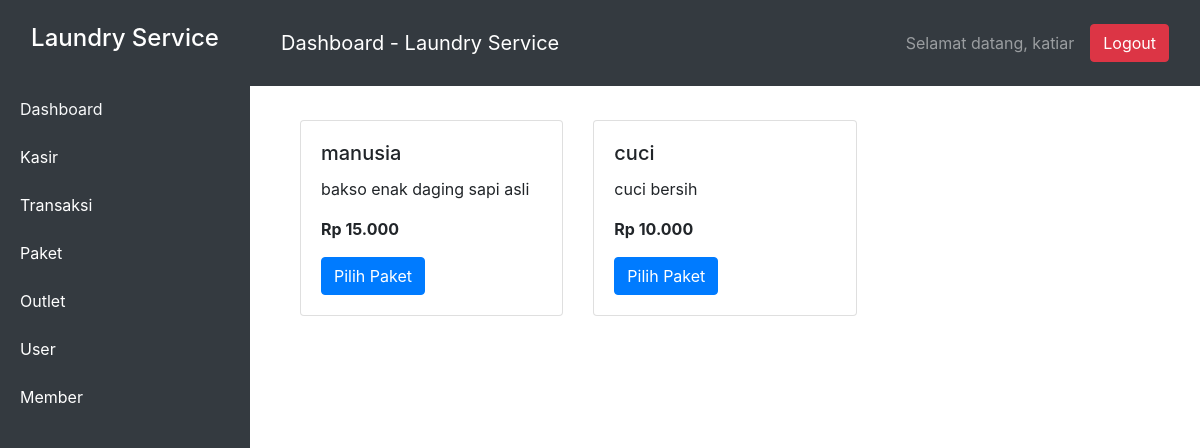
/view/kasir.php (signed in), run on the app's committed database.
### tables this page shows
CREATE TABLE `paket` (
  `id` int(100) NOT NULL,
  `id_outlet` int(11) NOT NULL,
  `jenis` varchar(50) NOT NULL,
  `nama` varchar(50) NOT NULL,
  `deskripsi` varchar(100) NOT NULL,
  `harga` int(11) NOT NULL
);

### database/database.php (called while the page is built, shortened)
<?php
class Database
{
    private $host = 'localhost';
    private $username = 'root';
    private $password = '';
    private $dbname = 'laundry';
    protected $connect;
    public function __construct()
    {
        $this->connect = new mysqli($this->host, $this->username, $this->password, $this->dbname);
    }
    private function getParamType($param)
    {
        if (is_int($param)) {
            return 'i';
        } elseif (is_double($param) || is_float($param)) {
            return 'd';
        } elseif (is_string($param)) {
            return 's';
        } elseif (is_bool($param)) {
            return 'b';
        }
        return null;
    }
    public function find($table, $column, $param)
    {
        $type = $this->getParamType($param);
        if ($column === "id" || $column === "id_outlet" || $column === "id_transaksi") {
            $sql = "SELECT * FROM $table WHERE md5($column) = ?";
        } else {
            $sql = "SELECT * FROM $table WHERE $column = ?";
        }
        $stmt = $this->connect->prepare($sql);
        $stmt->bind_param($type, $param);
        $stmt->execute();
        $result = $stmt->get_result();
        return $result;
    }
}

### controller/paketController.php (called while the page is built, shortened)
<?php
include __DIR__.'/../model/paket.php';
class paketController
{
    private $model;
    public function __construct()
    {
        $this->model = new paketModel;
    }
    public function show($id)
    {
        $show = $this->model->show($id);
        $show = $show->fetch_all(MYSQLI_ASSOC);
        return $show;
    }
}

### model/paket.php (called while the page is built, shortened)
<?php
include __DIR__.'/../database/database.php';
class paketModel extends Database
{
    private $table = 'paket';
    private $columns = ['id','id_outlet','jenis','nama','deskripsi','harga'];
    public function show($id)
    {
        $show = $this -> find($this->table,$this->columns[1],$id);
        return $show;
    }
}

### view/kasir.php (the view, shortened to what this page needs)
<?php
include __DIR__.'/../controller/paketController.php';
$data = new paketController;
$show = $data->show(md5(isset($_SESSION['admin']['id_outlet']) ? $_SESSION['admin']['id_outlet'] : $_SESSION['kasir']['id_outlet']));
?>
<!DOCTYPE html>
<html lang="id">
<head>
    <link rel="stylesheet" href="https://stackpath.bootstrapcdn.com/bootstrap/4.5.2/css/bootstrap.min.css">
</head>
<body>
    <div class="wrapper">
        <nav id="sidebar">
            <div class="sidebar-header text-center py-4">
                <h4>Laundry Service</h4>
            </div>
            <ul class="list-group">
                <?php
                if(isset($_SESSION['admin'])){
                ?>
                <a href="index.php" class="text-light"><li class="list-group-item">Dashboard</a></li>
                <a href="kasir.php" class="text-light"><li class="list-group-item">Kasir</li></a>
                <a href="transaksi.php" class="text-light"><li class="list-group-item">Transaksi</li></a>
                <a href="paket.php" class="text-light"><li class="list-group-item">Paket</li></a>
                <a href="outlet.php" class="text-light"><li class="list-group-item">Outlet</li></a>
                <a href="user.php" class="text-light"><li class="list-group-item">User</li></a>
                <a href="member.php" class="text-light"><li class="list-group-item">Member</li></a>
                <?php
                    }
                ?>
            </ul>
        </nav>
        <header id="header">
            <nav class="navbar navbar-expand-lg navbar-dark">
                <span class="navbar-brand">Dashboard - Laundry Service</span>
                <div class="ml-auto d-flex align-items-center">
                    <span class="navbar-text mr-3">Selamat datang, <?=isset($_SESSION['admin']['username']) ? $_SESSION['admin']['username'] : $_SESSION['kasir']['username']?></span>
                    <form action="../routes/auth.php" method="post" class="mb-0">
                        <button type="submit" class="btn btn-danger" name="action" value="logout">Logout</button>
                    </form>
                </div>
            </nav>
        </header>
        <div id="content">
            <div id="main-content" class="container mt-5">
                <div class="container" style="margin-top: 100px">
                    <div class="row">
                        <?php
                        if (!empty($show)) {
                            foreach ($show as $paket) {
                                $nama = isset($paket['nama']) ? htmlspecialchars($paket['nama']) : 'Nama tidak tersedia';
                                $deskripsi = isset($paket['deskripsi']) ? $paket['deskripsi'] : 'Deskripsi tidak tersedia';
                                $harga = isset($paket['harga']) ? 'Rp ' . number_format($paket['harga'], 0, ',', '.') : 'Rp 0';
                        ?>
                                <div class="col-md-4">
                                    <div class="card service-card">
                                        <div class="card-body">
                                            <h5 class="card-title"><?= $nama ?></h5>
                                            <p class="card-text"><?= $deskripsi ?></p>
                                            <p class="card-text"><strong><?= $harga?></strong></p>
                                            <button class="btn btn-primary" data-toggle="modal" data-target="#inputPelangganModal"
                                            data-id="<?= $paket['id'] ?>"
                                            data-harga="<?= $paket['harga'] ?>"
                                            data-paket="<?= $paket['id'] ?>">Pilih Paket</button>
                                        </div>
                                    </div>
                                </div>
                        <?php
                            }
                        }
                        ?>
                    </div>
                </div>
            </div>
        </div>
    </div>
</body>
</html>

### view/kasir.php (style rules this page uses)
.wrapper { display: flex; width: 100%; }
#sidebar { min-width: 250px; max-width: 250px; background: #343a40; color: #fff; height: 100vh; position: fixed; }
#sidebar .list-group { margin: 0; }
#sidebar .list-group-item { background: #343a40; color: #fff; border: none; }
#content { margin-left: 250px; width: 100%; padding: 20px; }
#header { background-color: #343a40; color: white; padding: 15px; position: fixed; top: 0; left: 250px; width: calc(100% - 250px); z-index: 1000; }
#header .navbar { display: flex; justify-content: space-between; align-items: center; }
#main-content { margin-top: 70px; }

### data on the page
paket: nama "manusia", deskripsi "bakso enak daging sapi asli", harga "Rp 15.000"
paket: nama "cuci", deskripsi "cuci bersih", harga "Rp 10.000"

### other printed values
$_SESSION['admin']['username'] "katiar"
